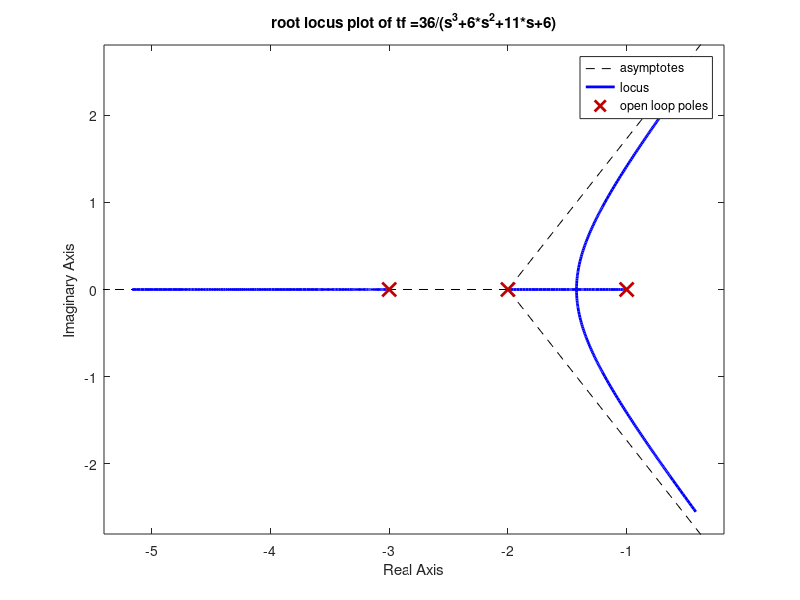
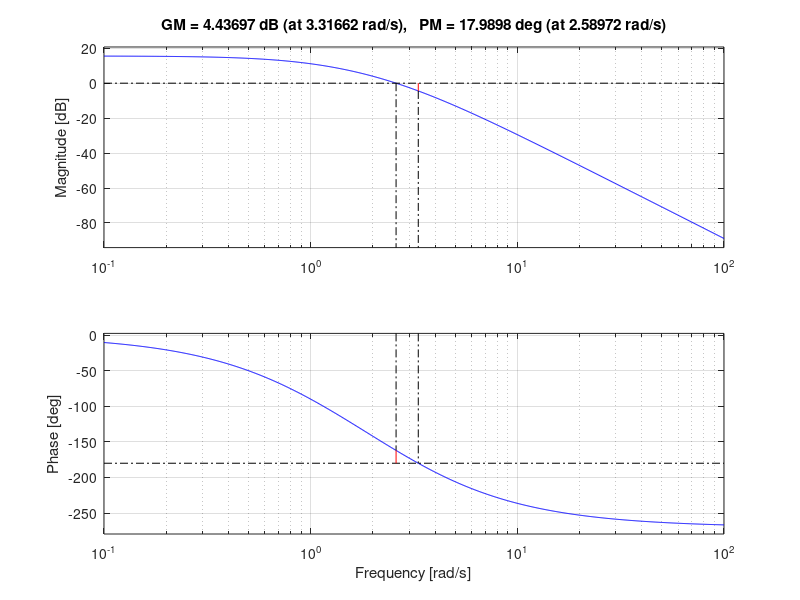
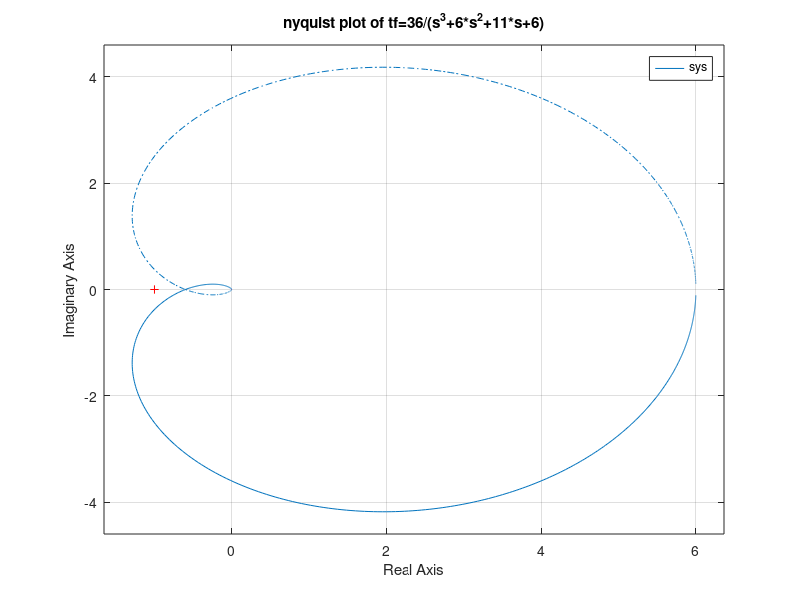
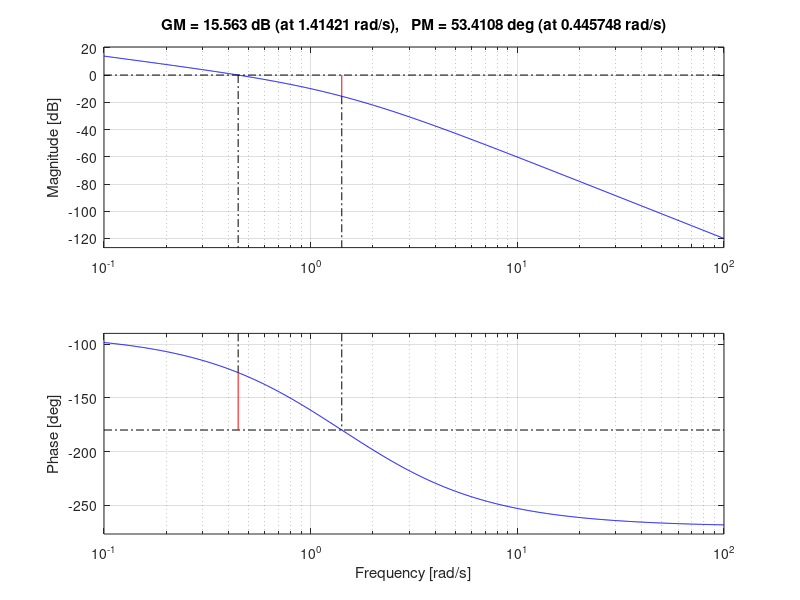

Write the MATLAB code that produced these figures, in order.
%comparitive study of bode,nyquist,rootlocus on stability
%transfer function gh=36/(s^3+6*s^2+11*s+6)
num=[0 0 36];
den=[1 6 11 6];
sys=tf(num,den)
zpk(sys)
figure(1)
rlocus(sys);
grid;
title('root locus plot of tf =36/(s^3+6*s^2+11*s+6)');
figure(2)
bode(sys);
margin(sys)
figure(3)
nyquist(sys);
title('nyquist plot of tf=36/(s^3+6*s^2+11*s+6)');
sys2=zpk([],[0 -1 -2],1)
figure(4)
bode(sys2);
margin(sys2)
sys3=zpk([],[0 -10/4 -10],1000/4)
figure(5)
nyquist(sys3);
title('nyquist plot of tf=10/((s(1+0.4s)(1+0.1s))');
